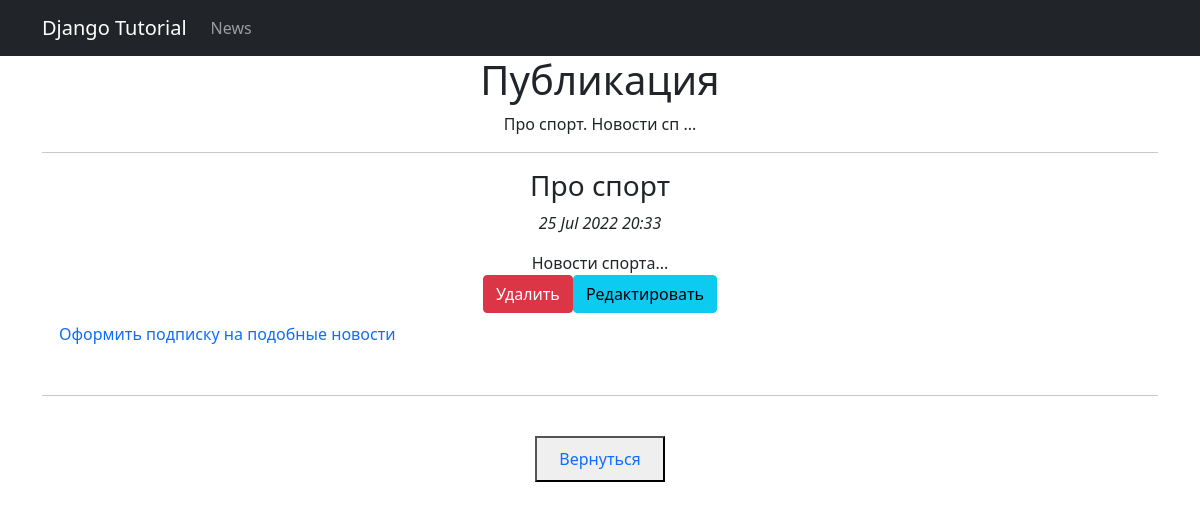
The page /news/2 on the database its author committed.
### news/models.py (models this page shows, shortened)
class Post(models.Model):
    author = models.ForeignKey(Author, on_delete=models.CASCADE)
    NEWS = 'NW'
    ARTICLE = 'AR'
    POSITIONS = (
        (NEWS, 'Новость'),
        (ARTICLE, 'Статья'),
    )
    category_type = models.CharField(max_length=2, choices=POSITIONS, default=ARTICLE)
    created_date = models.DateTimeField(auto_now_add=True)
    post_category = models.ManyToManyField(Category, through='PostCategory')
    title = models.CharField(max_length=128)
    text = models.TextField()
    post_rate = models.IntegerField(default=0)
    def __str__(self):
        return f'{self.title}. {self.text[:10]} ...'

### news/views.py (the view)
# urls.py: path('<int:pk>', PostDetail.as_view()),
class PostDetail(DetailView):
    model = Post
    template_name = 'post.html'
    context_object_name = 'post'

### news/templatetags/custom_filters.py (called while the page is built)
@register.filter(name='censor')
def censor(value):
    text = value.split()
    for word in text:
        if word.lower() in CENSORED:
            value = value.replace(word[1:], "*" * len(word))
    return value

### templates/post.html (shortened to what this page needs)
{% extends 'flatpages/default.html' %}
{% load custom_filters %}
{% block content %}
<h1>Публикация</h1>
{{ post }}
    <hr>
    {% if post %}
        <table>
            <tr>
                <tr><h3>
                    {{ post.title }}
                </h3></tr>
                <tr><p><i>
                    {{ post.created_date|date:'d M Y H:i' }}
                </i></p></tr>
<br>
            <a href="{%url 'post_delete' post.id%}" class="btn btn-danger">Удалить</a>
<a href="{%url 'post_update' post.id%}" class="btn btn-info">Редактировать</a>
            </tr>
            <td>
    <a class="nav-link" href="subscribe/">Оформить подписку на подобные новости </a>
</td>
        </table>
    {% else %}
        <h2>Новостей и публикаций нет!</h2>
    {% endif %}
<br>
<hr>
<br>
<button> <a class="nav-link" href="/news/">Вернуться</a> </button>
{% endblock content %}

### rows shown on the page
Post: title+text "Про спорт. Новости сп ...", title "Про спорт", created_date "25 Jul 2022 20:33"
